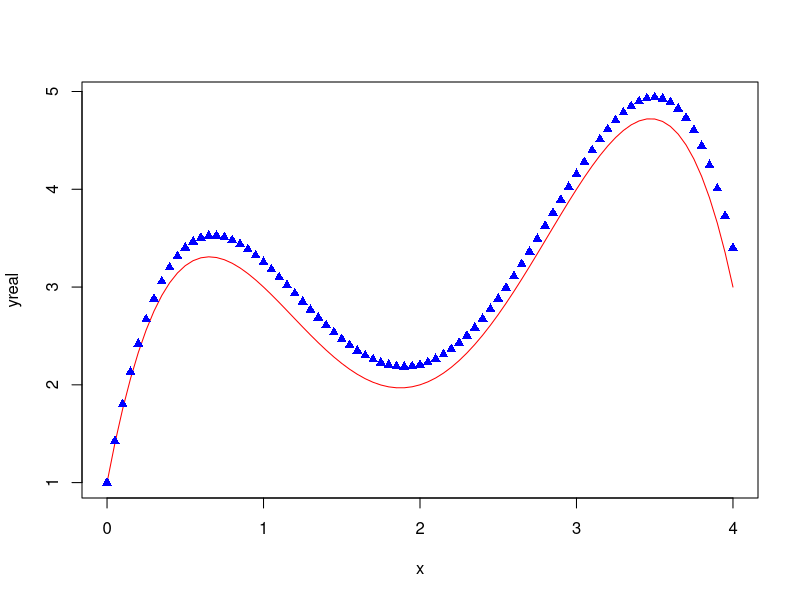
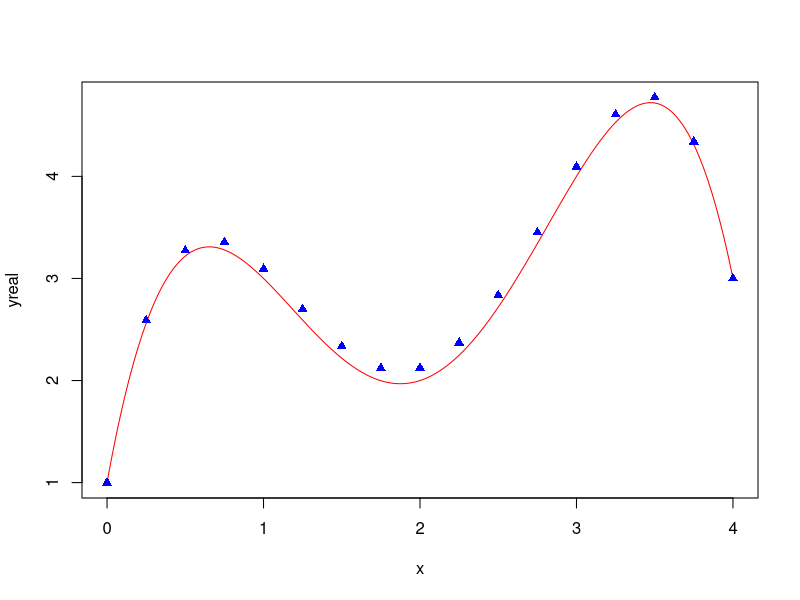
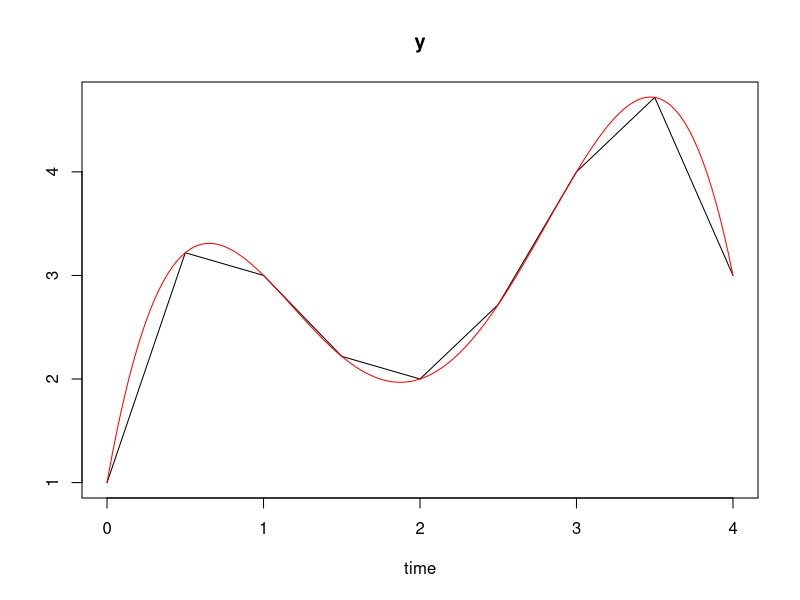

Reproduce these figures in R, in order.
### ODEs 
## Euler method


f.x.y <- expression((-2*(x^3)) + (12*(x^2)) - (20*x) + 8.5)


y <- expression((-0.5*(x^4)) + (4*(x^3)) - (10*(x^2)) + (8.5*x) + 1 )



h <- 0.25
h <- 0.05
{

yi <- 1
x <- 0

aproximaciones <- c("x" = x, "Approx" = yi)

for(i in 1:(4/h)){
  
  yi <- yi + h*eval(f.x.y)
  x <- x + h
  aproximaciones <- rbind(aproximaciones, c(x, yi))
}

print(aproximaciones)

x <- seq(0,4,0.05)
yreal <- eval(y)


plot(x,yreal , 
     ylim = c(min(c(aproximaciones[,2],yreal)), 
              max(c(aproximaciones[,2],yreal))), 
     type = "l", col = "red")


points(seq(0,4,h),aproximaciones[,2], col = "blue", pch = 17)
}


#


f.x.y <- expression((-2*(x^3)) + (12*(x^2)) - (20*x) + 8.5)


y <- expression((-0.5*(x^4)) + (4*(x^3)) - (10*(x^2)) + (8.5*x) + 1 )


h <- 0.5
h <- 0.25
{

yi <- 1
x <- 0

aproximaciones <- c("x" = x, "Approx" = yi)

for(i in 1:(4/h)){
  yreal <- eval(y)
  
  y1 <- eval(f.x.y)
  y.temp <- yi 
  
  
  yi <- yi + h*y1
  
  
  
  x <- x + h
  y2 <- eval(f.x.y)
  
  
  yi <- y.temp  + (y1 + y2)*h*0.5
  aproximaciones <- rbind(aproximaciones, c(x, yi))
}

print(aproximaciones)

x <- seq(0,4,0.01)
yreal <- eval(y)


plot(x,yreal , 
     ylim = c(min(c(aproximaciones[,2],yreal)), 
              max(c(aproximaciones[,2],yreal))), 
     type = "l", col = "red")


points(seq(0,4,h),aproximaciones[,2], col = "blue", pch = 17)
}

#
# install.packages("deSolve")
library (deSolve)
#


model <- function(x, y, parms ){
  with(as.list(c(y,parms)), {
    dy = (-2*(x^3)) + (12*(x^2)) - (20*x) + 8.5
    list(dy)
  })
}

# Initial condition
y <- c(y = 1)

parms <- c()

x <- seq(0,4,0.5)


out <- ode( y, times = x, model, parms )
plot(out)


y <- expression((-0.5*(x^4)) + (4*(x^3)) - (10*(x^2)) + (8.5*x) + 1 )
x <- seq(0,4,0.01)
yreal <- eval(y)

lines(seq(0,4,0.01),yreal, col = "red", pch = 17)




# Equations:
# y'1 = ((I2 - I3)/I1)*y2*y3
# y'2 = ((I3 - I1)/I2)*y1*y3
# y'3 = ((I1 - I2)/I3)*y2*y1

model3 <- function(t,y,parms){
  with(as.list(c(y,parms)), {
    dy1 = ((I2 - I3)/I1)*y[2]*y[3]
    dy2 = ((I3 - I1)/I2)*y[1]*y[3]
    dy3 = ((I1 - I2)/I3)*y[2]*y[1]
    list(c(dy1,dy2,dy3))
  })
}

# Initial conditions:
# y1(0) = 1, y2(0) = 0, y3(0) = 0.9
yini <- c(y1 = 1, y2 = 0, y3 = 0.9)
# Constants:
parms <- c(I1 = 0.5, I2 = 2, I3 = 3)
# Independent variable
times <- seq(0,20,0.01)

# ODE
out3 <- ode(yini, times, model3, parms)
head(out3)

## Symbolic derivatives

#

exprs <- expression(x^3)

# "x"
dy.dx <- deriv(exprs, "x")
dy.dx


x <- 0:10


eval(dy.dx)

# Multivariate
f.x.y <- expression(x^2 + y^2)

gradient.f.x.y <- deriv(f.x.y, c("x","y"))
gradient.f.x.y


# Other way to do it
D(f.x.y, "x" )
D(f.x.y, "y" )


x <- 2
y <- 1
eval(gradient.f.x.y)


deriv( f.x.y, c("x","y"), func = TRUE)


exprs <- expression(x^3)
d.dx <- D(exprs, "x")
d2.dx2 <- deriv(d.dx, "x")


exprs <- expression(x^3)
d.dx <- D(exprs, "x")
d2.dx2 <- D(d.dx, "x")
d3.dx3 <- deriv(d2.dx2, "x")



f.x.y <- expression(x^2 + y^2)
d2.f.x.y <- deriv(f.x.y, c("x", "y"), hessian = T)
